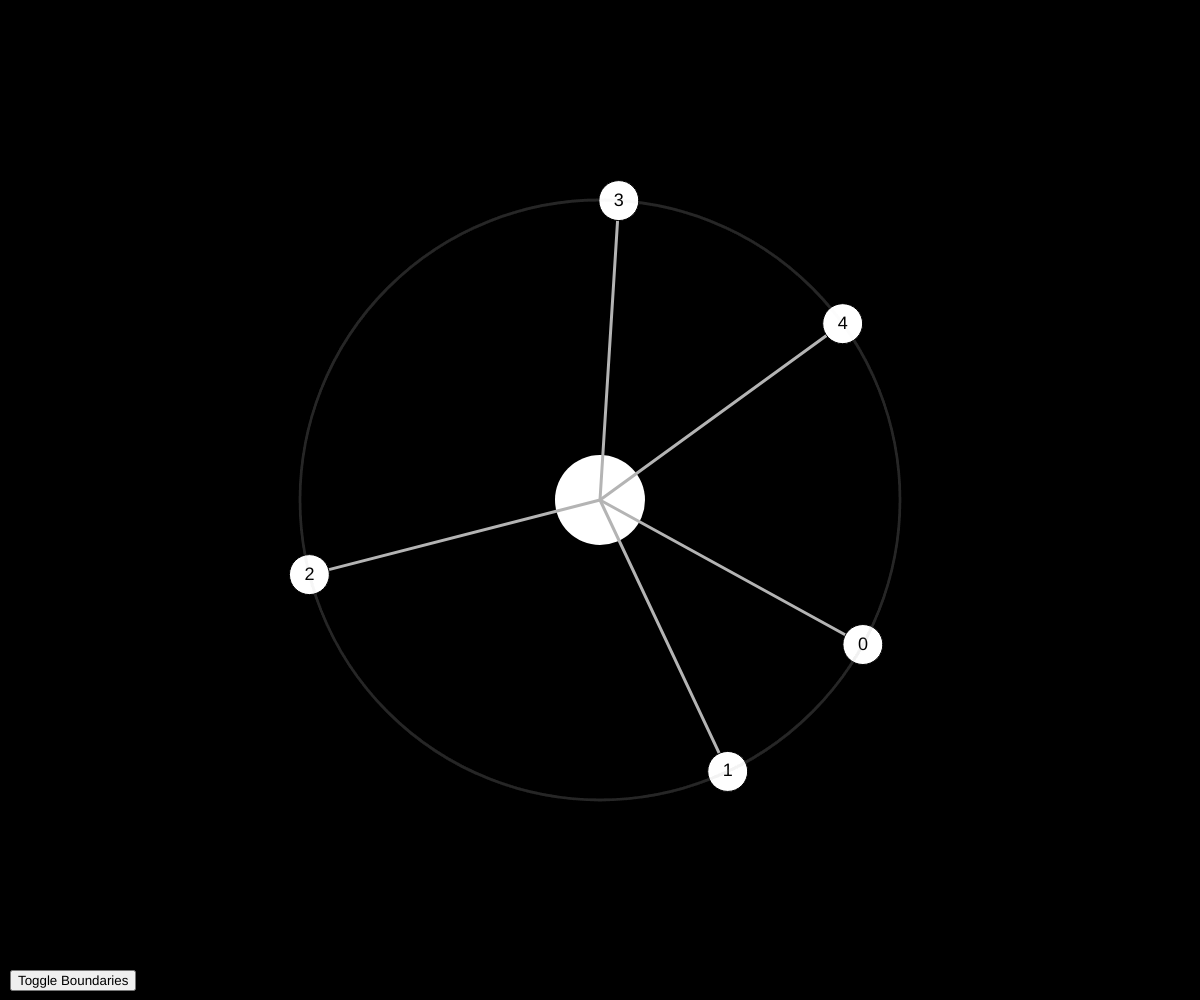
Frame 1 (no input)
Frame 60 (no input): identical to frame 1, image omitted
Frame 120 (the mouse pressed at the canvas centre since frame 60): identical to frame 1, image omitted

The p5.js sketch that drew this single still picture (run headless with seeded random() and noise() and a simulated clock; from frame 60 on, the mouse is pressed at the canvas centre):

// p5.js sketch
// ── sketch.js
let boundaryCoordinates;
let nodeCoordinates;
let radius;

// let nodes = [3, 1, 2, 5, 8, 4, 8];
let nodes = [
  [3, 1],
  [1, 0],
  [5, 8],
  [1, 1],
  [3, 2],
];

let boundaries = false;

function setup() {
  createCanvas(windowWidth, windowHeight);

  // boundaryCoordinates = nodeBoundaries(nodes);
  [nodeCoordinates, boundaryCoordinates] = orderNodes(nodes);

  let button = createButton("Toggle Boundaries");
  button.position(10, height - 30);
  button.mousePressed(() => {
    boundaries = !boundaries;
  });
}

function draw() {
  background(0);
  if (boundaries) {
    push();
    noFill();
    stroke("red");
    strokeWeight(5);
    ellipse(width / 2, height / 2, 600);
    ellipse(width / 2, height / 2, 800);
    pop();
  }
  push();
  noStroke();
  ellipse(width / 2, height / 2, 90);
  pop();

  if (boundaries) {
    boundaryCoordinates.forEach((boundary) => {
      push();
      stroke("green");
      strokeWeight(5);
      line(width / 2, height / 2, boundary[0], boundary[1]);
      pop();
    });
  }
  nodeCoordinates.forEach((node, index) => {
    if (boundaries) {
      push();
      fill(255);
      textAlign(LEFT);
      if (nodes[index] != undefined) {
        text(
          `${index}:   ${nodes[index]} nodes`,
          width - 150,
          100 + index * 50
        );
      }
      pop();
    } else {
      push();
      stroke(180);
      strokeWeight(3);
      line(width / 2, height / 2, node[0], node[1]);
      pop();
      push();
      noFill();
      strokeWeight(3);
      stroke(180, 10);
      ellipse(width / 2, height / 2, 600);
      pop();
    }
    ellipse(node[0], node[1], 40);
    textSize(18);
    textAlign(CENTER);
    text(index, node[0], node[1] + 5);
  });
}

// ── layout.js
function orderNodes(nodeArray) {
  let nodePositions = [];
  let boundaryPositions = [];
  let currentNodePair = [];
  let currentBoundPair = [];
  let center = {
    x: width / 2,
    y: height / 2,
  };
  let angle = 0;
  let ratios = calculateRatios(nodeArray);
  let orbitRadius = 300;
  let angleList = [0];

  nodeArray.forEach((_, index) => {
    currentBoundPair = [];
    let newAngle = 2 * Math.PI * ratios[index];
    angle += newAngle;
    angleList.push(angle);

    currentBoundPair.push(
      center.x + cos(angle) * (orbitRadius + 150),
      center.y + sin(angle) * (orbitRadius + 150)
    );

    boundaryPositions.push(currentBoundPair);
  });

  for (let i = 0; i < angleList.length; i++) {
    currentNodePair = [];

    let midpoint = angleList[i] + (angleList[i + 1] - angleList[i]) / 2;

    currentNodePair.push(
      center.x + cos(midpoint) * orbitRadius,
      center.y + sin(midpoint) * orbitRadius
    );

    nodePositions.push(currentNodePair);
  }

  return [nodePositions, boundaryPositions];
}

function calculateRatios(nodeArray) {
  // let totalWeight = nodeArray.reduce((a, b) => a + b, 0); // Sum of all weights
  let totalWeight = nodeArray.reduce(
    (a, b) => a + b.reduce((x, y) => x + y, 0),
    0
  );
  let oneDimensionalArray = nodeArray.map((subArray) =>
    subArray.reduce((a, b) => a + b, 0)
  );
  let ratios = [];

  for (let n = 0; n < oneDimensionalArray.length; n++) {
    ratios.push(oneDimensionalArray[n] / totalWeight);
    console.log(oneDimensionalArray[n] / totalWeight);
  }

  console.log(ratios);
  return ratios;
}
